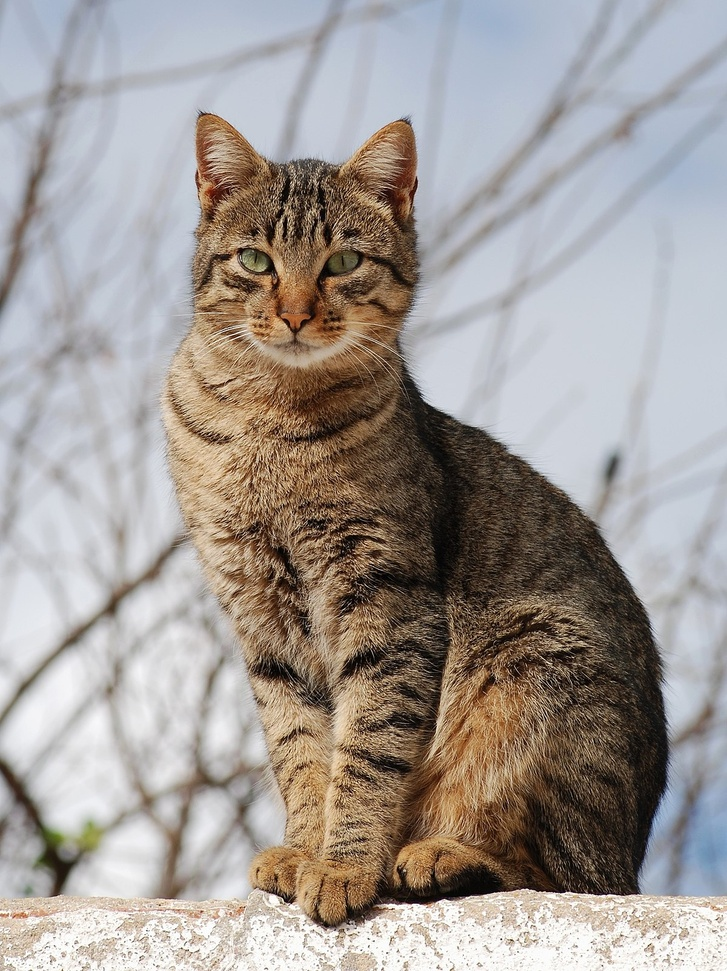
#> input picture Classwork#5/cat.jpg, 727 x 971 px, shrunk from 1200 x 1602 before the run
$ python sobel.py
#> lines starting #> are read from the running program, lines starting #| are printed output that depends on the picture
import numpy as np
import cv2 as cv

img = cv.imread('cat.jpg', cv.IMREAD_GRAYSCALE)
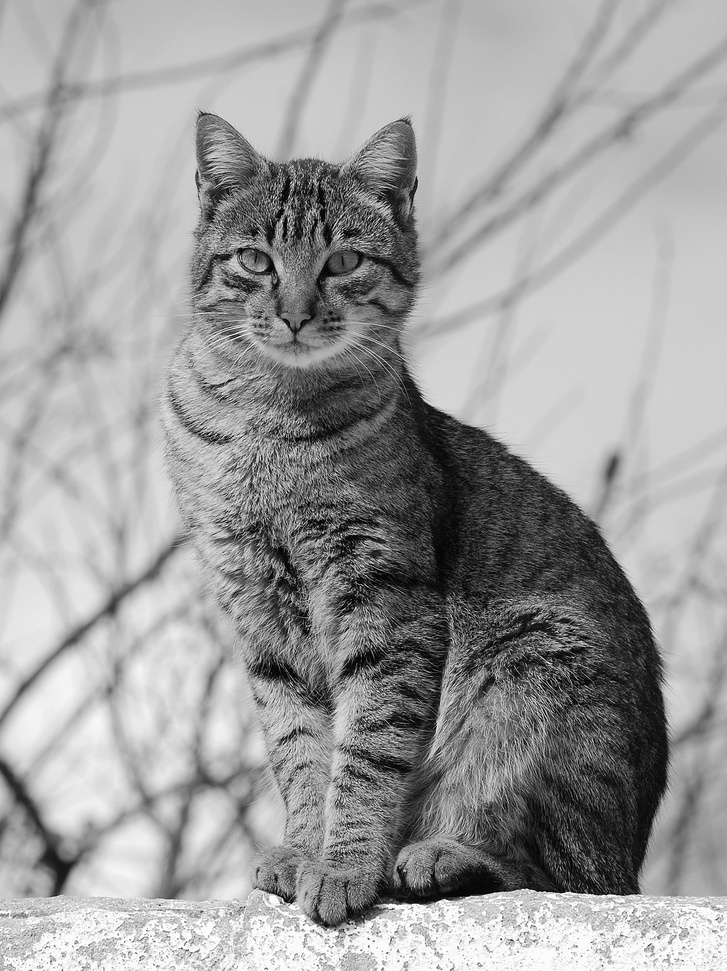
#> img: shape (971, 727); min 0, max 255, mean 156.4

laplacian = cv.Laplacian(img, cv.CV_64F)
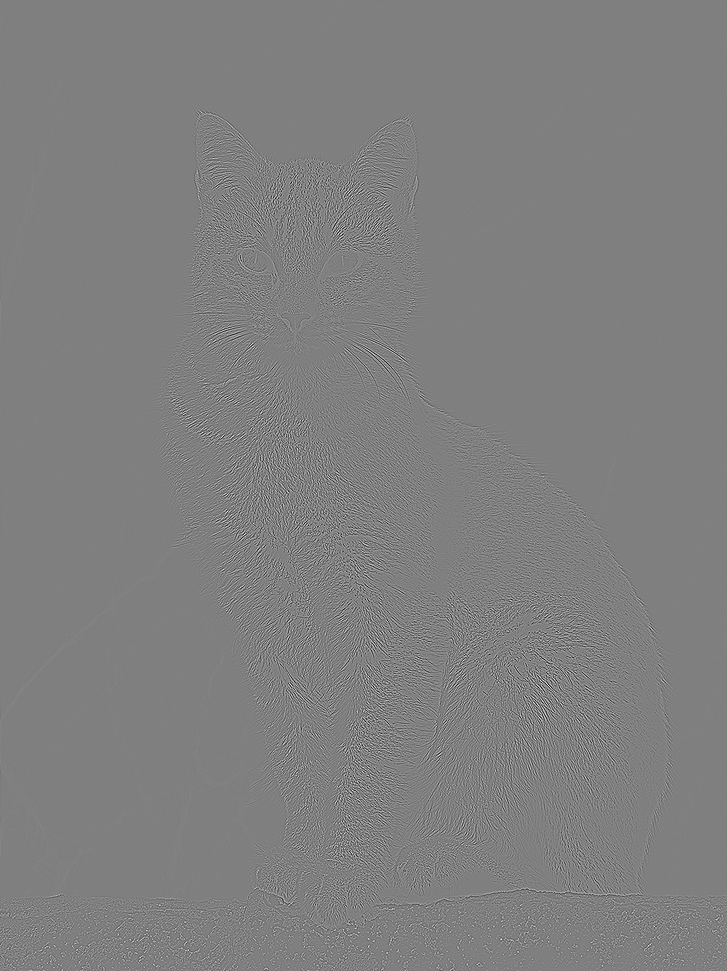
#> laplacian: shape (971, 727) float64; min -602, max 599, mean 0; drawn with min black and max white
sobelx = cv.Sobel(img, cv.CV_64F, 1, 0, ksize= 3)
sobely = cv.Sobel(img, cv.CV_64F, 0, 1, ksize= 3)
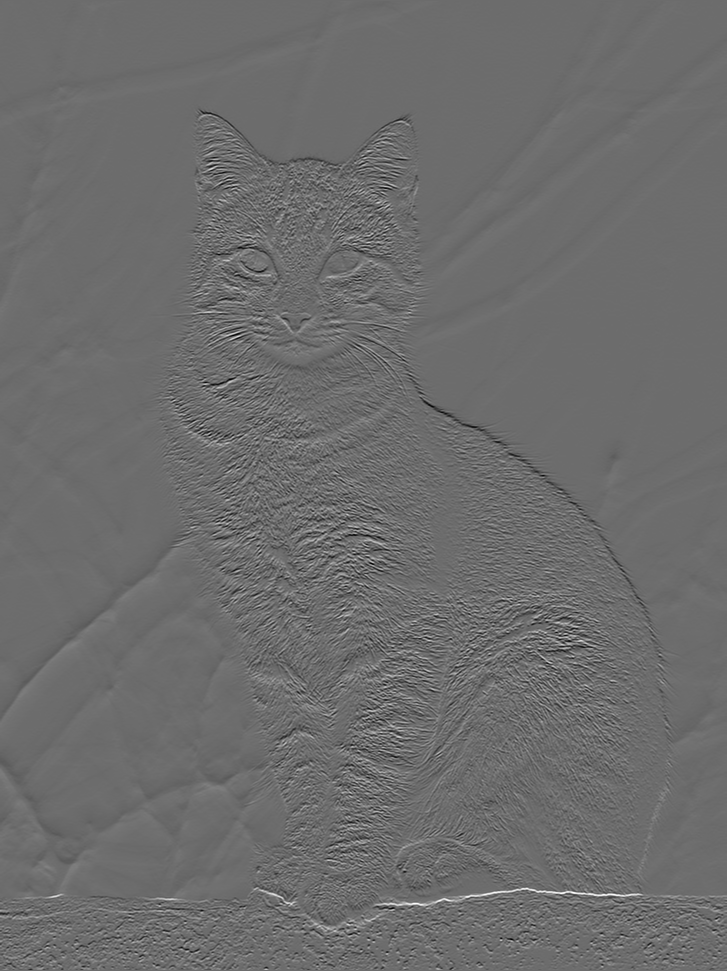
#> sobely: shape (971, 727) float64; min -729, max 980, mean 0.4; drawn with min black and max white

sobelx = cv.normalize(sobelx, None, 0, 255, cv.NORM_MINMAX, cv.CV_8U)
sobely = cv.normalize(sobely, None, 0, 255, cv.NORM_MINMAX, cv.CV_8U)

cv.imwrite('sobelx.png', sobelx)
cv.imwrite('sobely.png', sobely)
